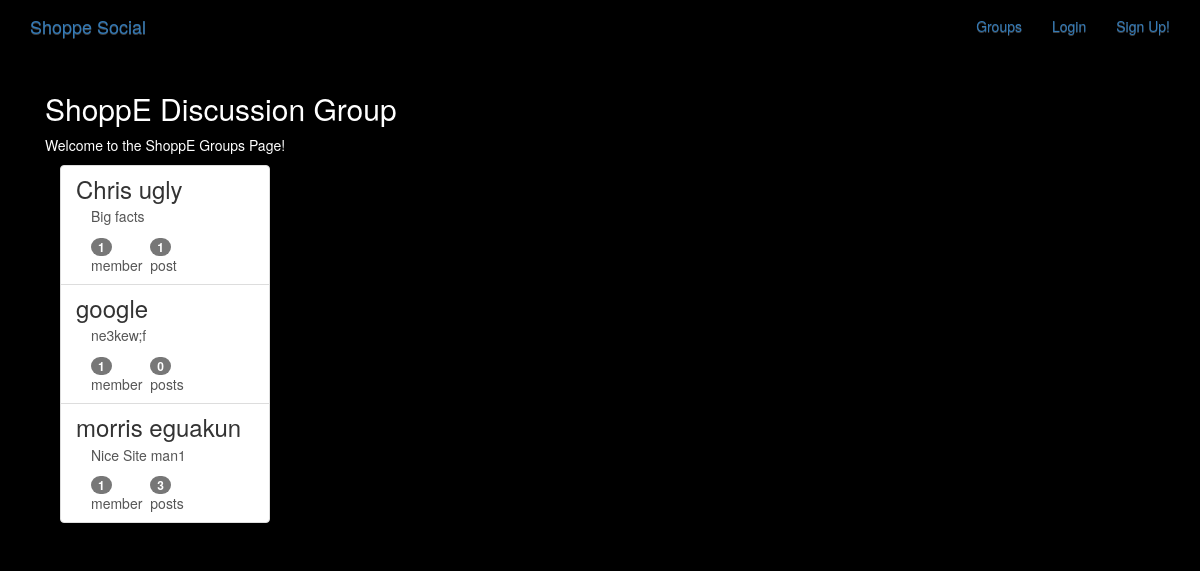
The app's page /groups/ with its own data.
### groups/models.py (models this page shows, shortened)
class Group(models.Model):
    name = models.CharField(max_length=255, unique=True)
    slug = models.SlugField(allow_unicode=True, unique=True)
    description = models.TextField(blank=True, default='')
    description_html = models.TextField(editable=False, default='', blank=True)
    members = models.ManyToManyField(User, through='GroupMember')
    class Meta:
        ordering = ['name']

### groups/views.py (the view)
class ListGroups(generic.ListView):
    model = Group

### groups/templates/groups/group_list.html (shortened to what this page needs)
{%extends "groups/group_base.html"%}
{%block pregroup%}
<div class="col-md-4">
    <div class="content">
        <h2>ShoppE Discussion Group</h2>
        <p>Welcome to the ShoppE Groups Page!</p>
    </div>
{%endblock%}
    {%block group_content%}
    <div class="col-md-8">
        <div class="list-group">
            {%for group in object_list%}
            <a class ='list-group-item' href="{% url 'groups:single' slug=group.slug%}">
            <h3 class='title list-group-item-heading'>{{group.name}}</h3>
            <div class="list-group-item-text container-fluid">
                {{group.description_html|safe}}
                <div class="row">
                    <div class="col-md-4">
                        <span class="badge">{{group.members.count}}</span>
                        member{{group.members.count|pluralize}}
                    </div>
                    <div class="col-md-4">
                        <span class="badge">{{group.posts.count}}</span>
                        post{{group.posts.count|pluralize}}
                    </div>
                </div>
            </div>
        </a>
            {%endfor%}
        </div>
    </div>
    </div>
{%endblock%}

### groups/templates/groups/group_base.html (shortened to what this page needs)
{%extends "base.html"%}
{%block content%}
<div class="container">
    <div class="row">
        {%block pregroup%}{%endblock%}
        {%block group_content%}{%endblock%}
    </div>
</div>
{%endblock%}

### templates/base.html (shortened to what this page needs)
<!DOCTYPE html>
{%load staticfiles%}
<html>
<head>
    <link rel="stylesheet" href="https://maxcdn.bootstrapcdn.com/bootstrap/3.3.7/css/bootstrap.min.css">
    <link rel="stylesheet" href="https://maxcdn.bootstrapcdn.com/bootstrap/3.3.7/css/bootstrap-theme.min.css">
    <link rel="stylesheet" href="{%static 'simplesocial/css/master.css'%}">
</head>
<body>
    <nav class="navbar mynav" role="navigation" id="navbar">
        <div class="container">
            <a class= 'navbar-brand mynav' href="{%url 'home'%}">Shoppe Social</a>
            <ul class="nav navbar-nav navbar-right">
                {%if user.is_authenticated%}
                    <li><a href="{%url 'posts:create'%}">New Post</a></li>
                    <li><a href="{%url 'groups:all'%}">Groups</a></li>
                    <li><a href="{%url 'groups:create'%}">Create Group</a></li>
                    <li><a href="{%url 'accounts:logout'%}">Log Out</a></li>
                {%else%}
                    <li><a href="{%url 'groups:all'%}">Groups</a></li>
                    <li><a href="{%url 'accounts:login'%}">Login</a></li>
                    <li><a href="{%url 'accounts:signup'%}">Sign Up!</a></li>
                {%endif%}
            </ul>
        </div>
    </nav>
<div class="container mycontent">
    {%block content%}
    {%endblock%}
</div>
</body>
</html>

### static/simplesocial/css/master.css (style rules this page uses)
body { margin: 0; overflow: hidden; background-color: black; color:white; }

### records on screen
Group: name "Chris ugly", description_html "Big facts", members.count "1", posts.count "1"
Group: name "google", description_html "ne3kew;f", members.count "1", posts.count "0"
Group: name "morris eguakun", description_html "Nice Site man1", members.count "1", posts.count "3"
